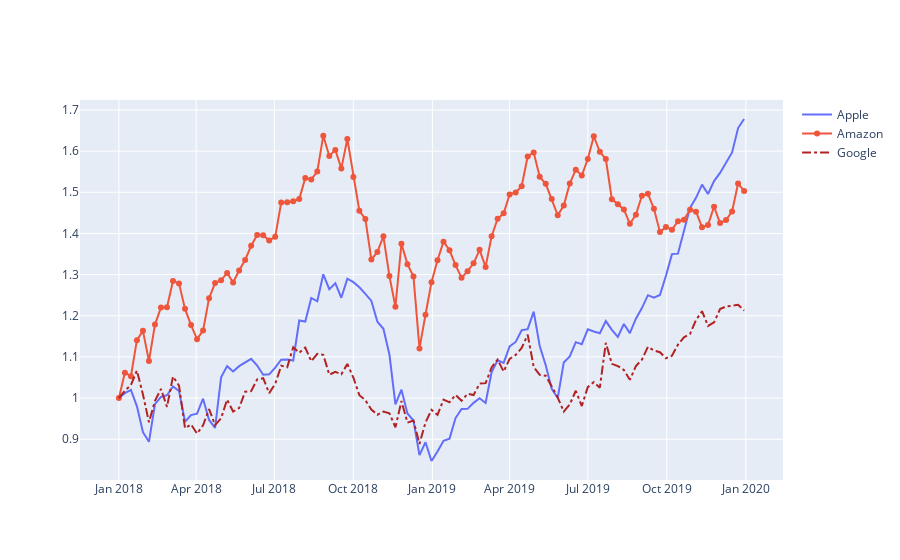

The notebook cell saved with this chart:
### Markdown cell above
# Line Plots

### Code cell
import plotly.graph_objects as go
df_stocks = px.data.stocks()
#px.line(df_stocks, x='date', y='GOOG', labels={'x':'Date', 'y':'Price'})
#px.line(df_stocks, x='date', y=['GOOG','APPL'], labels={'x':'Date', 'y':'Price'}, title='Apple vs Google')
fig = go.Figure()
fig.add_trace(go.Scatter(x=df_stocks.date, y=df_stocks.AAPL, mode='lines', name='Apple'))
fig.add_trace(go.Scatter(x=df_stocks.date, y=df_stocks.AMZN, mode='lines+markers', name='Amazon'))
fig.add_trace(go.Scatter(x=df_stocks.date, y=df_stocks.GOOG, mode='lines', name='Google', line=dict(color='firebrick', width=2, dash='dashdot')))

# fig.update_layout(
#     title = 'Stock Prices Data for 2018 - 2020',
#     xaxis_title = 'Date', yaxis_title='Price'
# )
